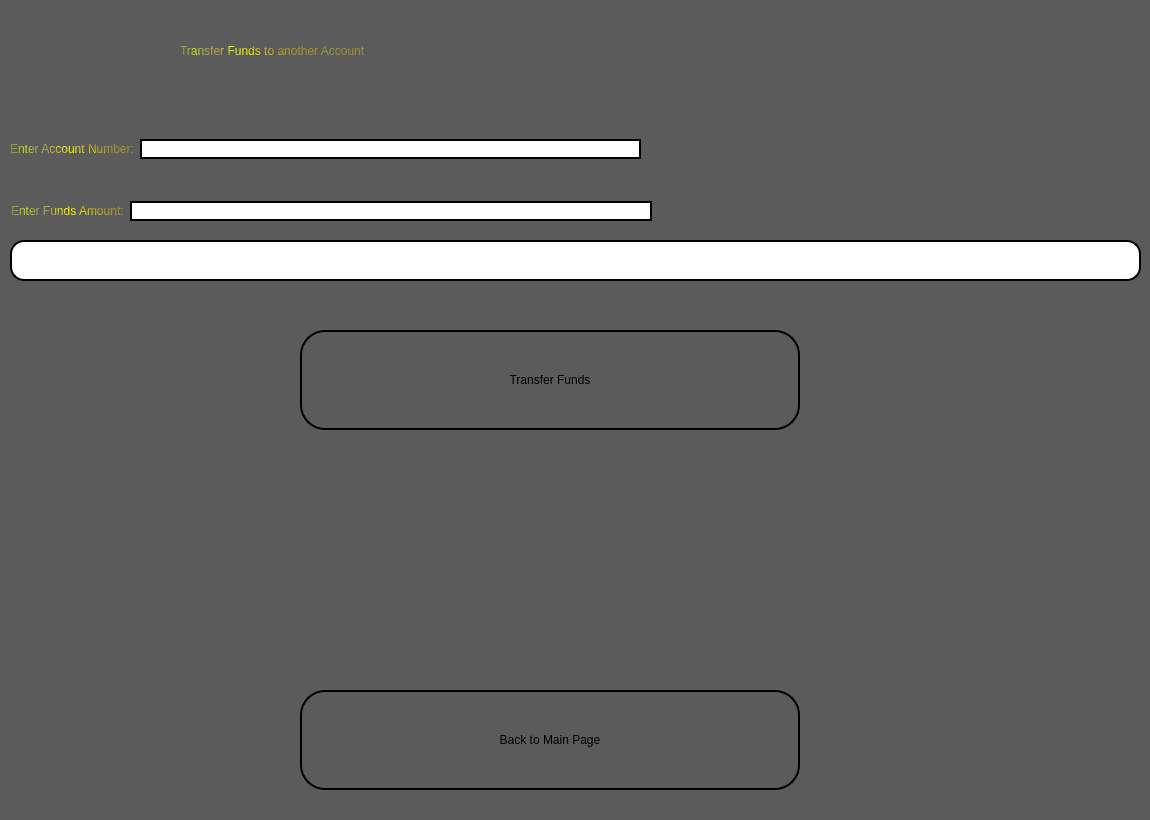
<?xml version="1.0" encoding="UTF-8"?>
<ui version="4.0">
 <class>Transfer_Funds</class>
 <widget class="QWidget" name="Transfer_Funds">
  <property name="geometry">
   <rect>
    <x>0</x>
    <y>0</y>
    <width>1150</width>
    <height>820</height>
   </rect>
  </property>
  <property name="windowTitle">
   <string>User - Transfer Funds to Another Account</string>
  </property>
  <property name="windowIcon">
   <iconset>
    <normaloff>C:/Users/Ahmed Mohammed/Desktop/Pictures/App_Icon.png</normaloff>C:/Users/Ahmed Mohammed/Desktop/Pictures/App_Icon.png</iconset>
  </property>
  <widget class="QLabel" name="Sign_In_Label">
   <property name="geometry">
    <rect>
     <x>0</x>
     <y>0</y>
     <width>1150</width>
     <height>820</height>
    </rect>
   </property>
   <property name="sizePolicy">
    <sizepolicy hsizetype="Fixed" vsizetype="Fixed">
     <horstretch>0</horstretch>
     <verstretch>0</verstretch>
    </sizepolicy>
   </property>
   <property name="styleSheet">
    <string notr="true">background-color: rgb(91, 91, 91);</string>
   </property>
   <property name="text">
    <string/>
   </property>
   <property name="pixmap">
    <pixmap>C:/Users/Ahmed Mohammed/Desktop/Pictures/ezgif-6-82dce513e7.png</pixmap>
   </property>
   <property name="scaledContents">
    <bool>true</bool>
   </property>
  </widget>
  <widget class="QLabel" name="label_3">
   <property name="geometry">
    <rect>
     <x>180</x>
     <y>20</y>
     <width>761</width>
     <height>61</height>
    </rect>
   </property>
   <property name="styleSheet">
    <string notr="true">color: rgb(255, 255, 255);
color: qconicalgradient(cx:0, cy:0, angle:135, stop:0 rgba(255, 255, 0, 69), stop:0.375 rgba(255, 255, 0, 69), stop:0.423533 rgba(251, 255, 0, 145), stop:0.45 rgba(247, 255, 0, 208), stop:0.477581 rgba(255, 244, 71, 130), stop:0.518717 rgba(255, 218, 71, 130), stop:0.55 rgba(255, 255, 0, 255), stop:0.57754 rgba(255, 203, 0, 130), stop:0.625 rgba(255, 255, 0, 69), stop:1 rgba(255, 255, 0, 69));
font: 3000 24pt &quot;Segoe Script&quot;;
</string>
   </property>
   <property name="text">
    <string>Transfer Funds to another Account</string>
   </property>
  </widget>
  <widget class="QPushButton" name="Back">
   <property name="geometry">
    <rect>
     <x>300</x>
     <y>690</y>
     <width>500</width>
     <height>100</height>
    </rect>
   </property>
   <property name="styleSheet">
    <string notr="true">border-color: qlineargradient(spread:pad, x1:0, y1:0, x2:1, y2:0, stop:0 rgba(0, 0, 0, 255), stop:1 rgba(255, 255, 255, 255));
font: 700 20pt &quot;Segoe Script&quot;;
color: qconicalgradient(cx:0.058, cy:0.636, angle:0, stop:0 rgba(91, 80, 0, 255), stop:0.16 rgba(136, 106, 22, 255), stop:0.168269 rgba(235, 219, 102, 255), stop:0.225 rgba(128, 105, 15, 255), stop:0.285 rgba(204, 181, 74, 255), stop:0.415 rgba(245, 236, 112, 255), stop:0.52 rgba(209, 190, 76, 255), stop:0.57 rgba(187, 156, 51, 255), stop:0.695 rgba(202, 174, 68, 255), stop:0.75 rgba(218, 202, 86, 255), stop:0.815 rgba(208, 187, 73, 255), stop:0.88 rgba(187, 156, 51, 255), stop:0.935 rgba(137, 108, 26, 255), stop:0.990385 rgba(119, 98, 14, 255), stop:1 rgba(35, 40, 3, 255));

color: qconicalgradient(cx:0.909, cy:1, angle:0, stop:0 rgba(217, 193, 0, 255), stop:0.16 rgba(136, 106, 22, 255), stop:0.168269 rgba(235, 219, 102, 255), stop:0.225 rgba(128, 105, 15, 255), stop:0.285 rgba(204, 181, 74, 255), stop:0.415 rgba(245, 236, 112, 255), stop:0.52 rgba(209, 190, 76, 255), stop:0.57 rgba(187, 156, 51, 255), stop:0.695 rgba(202, 174, 68, 255), stop:0.75 rgba(218, 202, 86, 255), stop:0.815 rgba(208, 187, 73, 255), stop:0.88 rgba(187, 156, 51, 255), stop:0.935 rgba(137, 108, 26, 255), stop:0.990385 rgba(119, 98, 14, 255), stop:1 rgba(35, 40, 3, 255));

border-radius: 25px; /* This should be half of the width/height */
border: 2px solid black; /* Optional: adds a visible border around the button */</string>
   </property>
   <property name="text">
    <string>Back to Main Page</string>
   </property>
  </widget>
  <widget class="QLineEdit" name="Process_LE">
   <property name="geometry">
    <rect>
     <x>10</x>
     <y>240</y>
     <width>1131</width>
     <height>41</height>
    </rect>
   </property>
   <property name="styleSheet">
    <string notr="true">border-color: qlineargradient(spread:pad, x1:0, y1:0, x2:1, y2:0, stop:0 rgba(0, 0, 0, 255), stop:1 rgba(255, 255, 255, 255));
font: 700 20pt &quot;Segoe Script&quot;;
color: qconicalgradient(cx:0.058, cy:0.636, angle:0, stop:0 rgba(91, 80, 0, 255), stop:0.16 rgba(136, 106, 22, 255), stop:0.168269 rgba(235, 219, 102, 255), stop:0.225 rgba(128, 105, 15, 255), stop:0.285 rgba(204, 181, 74, 255), stop:0.415 rgba(245, 236, 112, 255), stop:0.52 rgba(209, 190, 76, 255), stop:0.57 rgba(187, 156, 51, 255), stop:0.695 rgba(202, 174, 68, 255), stop:0.75 rgba(218, 202, 86, 255), stop:0.815 rgba(208, 187, 73, 255), stop:0.88 rgba(187, 156, 51, 255), stop:0.935 rgba(137, 108, 26, 255), stop:0.990385 rgba(119, 98, 14, 255), stop:1 rgba(35, 40, 3, 255));


border-radius: 14px; /* This should be half of the width/height */
border: 2px solid black; /* Optional: adds a visible border around the button */</string>
   </property>
  </widget>
  <widget class="QPushButton" name="pushButton">
   <property name="geometry">
    <rect>
     <x>300</x>
     <y>330</y>
     <width>500</width>
     <height>100</height>
    </rect>
   </property>
   <property name="styleSheet">
    <string notr="true">border-color: qlineargradient(spread:pad, x1:0, y1:0, x2:1, y2:0, stop:0 rgba(0, 0, 0, 255), stop:1 rgba(255, 255, 255, 255));
font: 700 20pt &quot;Segoe Script&quot;;
color: qconicalgradient(cx:0.058, cy:0.636, angle:0, stop:0 rgba(91, 80, 0, 255), stop:0.16 rgba(136, 106, 22, 255), stop:0.168269 rgba(235, 219, 102, 255), stop:0.225 rgba(128, 105, 15, 255), stop:0.285 rgba(204, 181, 74, 255), stop:0.415 rgba(245, 236, 112, 255), stop:0.52 rgba(209, 190, 76, 255), stop:0.57 rgba(187, 156, 51, 255), stop:0.695 rgba(202, 174, 68, 255), stop:0.75 rgba(218, 202, 86, 255), stop:0.815 rgba(208, 187, 73, 255), stop:0.88 rgba(187, 156, 51, 255), stop:0.935 rgba(137, 108, 26, 255), stop:0.990385 rgba(119, 98, 14, 255), stop:1 rgba(35, 40, 3, 255));

color: qconicalgradient(cx:0.909, cy:1, angle:0, stop:0 rgba(217, 193, 0, 255), stop:0.16 rgba(136, 106, 22, 255), stop:0.168269 rgba(235, 219, 102, 255), stop:0.225 rgba(128, 105, 15, 255), stop:0.285 rgba(204, 181, 74, 255), stop:0.415 rgba(245, 236, 112, 255), stop:0.52 rgba(209, 190, 76, 255), stop:0.57 rgba(187, 156, 51, 255), stop:0.695 rgba(202, 174, 68, 255), stop:0.75 rgba(218, 202, 86, 255), stop:0.815 rgba(208, 187, 73, 255), stop:0.88 rgba(187, 156, 51, 255), stop:0.935 rgba(137, 108, 26, 255), stop:0.990385 rgba(119, 98, 14, 255), stop:1 rgba(35, 40, 3, 255));

border-radius: 25px; /* This should be half of the width/height */
border: 2px solid black; /* Optional: adds a visible border around the button */</string>
   </property>
   <property name="text">
    <string>Transfer Funds</string>
   </property>
  </widget>
  <widget class="QWidget" name="layoutWidget">
   <property name="geometry">
    <rect>
     <x>10</x>
     <y>119</y>
     <width>631</width>
     <height>60</height>
    </rect>
   </property>
   <layout class="QHBoxLayout" name="horizontalLayout">
    <item>
     <widget class="QLabel" name="label">
      <property name="styleSheet">
       <string notr="true">color: qconicalgradient(cx:0, cy:0, angle:135, stop:0 rgba(255, 255, 0, 69), stop:0.375 rgba(255, 255, 0, 69), stop:0.423533 rgba(251, 255, 0, 145), stop:0.45 rgba(247, 255, 0, 208), stop:0.477581 rgba(255, 244, 71, 130), stop:0.518717 rgba(255, 218, 71, 130), stop:0.55 rgba(255, 255, 0, 255), stop:0.57754 rgba(255, 203, 0, 130), stop:0.625 rgba(255, 255, 0, 69), stop:1 rgba(255, 255, 0, 69));
font: 3000 16pt &quot;Segoe Script&quot;;</string>
      </property>
      <property name="text">
       <string>Enter Account Number:</string>
      </property>
     </widget>
    </item>
    <item>
     <widget class="QLineEdit" name="Account_Number_LE">
      <property name="styleSheet">
       <string notr="true">border-color: qlineargradient(spread:pad, x1:0, y1:0, x2:1, y2:0, stop:0 rgba(0, 0, 0, 255), stop:1 rgba(255, 255, 255, 255));
font: 700 20pt &quot;Segoe Script&quot;;
color: qconicalgradient(cx:0.058, cy:0.636, angle:0, stop:0 rgba(91, 80, 0, 255), stop:0.16 rgba(136, 106, 22, 255), stop:0.168269 rgba(235, 219, 102, 255), stop:0.225 rgba(128, 105, 15, 255), stop:0.285 rgba(204, 181, 74, 255), stop:0.415 rgba(245, 236, 112, 255), stop:0.52 rgba(209, 190, 76, 255), stop:0.57 rgba(187, 156, 51, 255), stop:0.695 rgba(202, 174, 68, 255), stop:0.75 rgba(218, 202, 86, 255), stop:0.815 rgba(208, 187, 73, 255), stop:0.88 rgba(187, 156, 51, 255), stop:0.935 rgba(137, 108, 26, 255), stop:0.990385 rgba(119, 98, 14, 255), stop:1 rgba(35, 40, 3, 255));


border-radius: 20px; /* This should be half of the width/height */
border: 2px solid black; /* Optional: adds a visible border around the button */</string>
      </property>
     </widget>
    </item>
   </layout>
  </widget>
  <widget class="QWidget" name="layoutWidget">
   <property name="geometry">
    <rect>
     <x>11</x>
     <y>181</y>
     <width>641</width>
     <height>60</height>
    </rect>
   </property>
   <layout class="QHBoxLayout" name="horizontalLayout_2">
    <item>
     <widget class="QLabel" name="label_2">
      <property name="styleSheet">
       <string notr="true">color: qconicalgradient(cx:0, cy:0, angle:135, stop:0 rgba(255, 255, 0, 69), stop:0.375 rgba(255, 255, 0, 69), stop:0.423533 rgba(251, 255, 0, 145), stop:0.45 rgba(247, 255, 0, 208), stop:0.477581 rgba(255, 244, 71, 130), stop:0.518717 rgba(255, 218, 71, 130), stop:0.55 rgba(255, 255, 0, 255), stop:0.57754 rgba(255, 203, 0, 130), stop:0.625 rgba(255, 255, 0, 69), stop:1 rgba(255, 255, 0, 69));
font: 3000 16pt &quot;Segoe Script&quot;;</string>
      </property>
      <property name="text">
       <string>Enter Funds Amount:</string>
      </property>
     </widget>
    </item>
    <item>
     <widget class="QLineEdit" name="Funds_Amount_LE">
      <property name="styleSheet">
       <string notr="true">border-color: qlineargradient(spread:pad, x1:0, y1:0, x2:1, y2:0, stop:0 rgba(0, 0, 0, 255), stop:1 rgba(255, 255, 255, 255));
font: 700 20pt &quot;Segoe Script&quot;;
color: qconicalgradient(cx:0.058, cy:0.636, angle:0, stop:0 rgba(91, 80, 0, 255), stop:0.16 rgba(136, 106, 22, 255), stop:0.168269 rgba(235, 219, 102, 255), stop:0.225 rgba(128, 105, 15, 255), stop:0.285 rgba(204, 181, 74, 255), stop:0.415 rgba(245, 236, 112, 255), stop:0.52 rgba(209, 190, 76, 255), stop:0.57 rgba(187, 156, 51, 255), stop:0.695 rgba(202, 174, 68, 255), stop:0.75 rgba(218, 202, 86, 255), stop:0.815 rgba(208, 187, 73, 255), stop:0.88 rgba(187, 156, 51, 255), stop:0.935 rgba(137, 108, 26, 255), stop:0.990385 rgba(119, 98, 14, 255), stop:1 rgba(35, 40, 3, 255));


border-radius: 20px; /* This should be half of the width/height */
border: 2px solid black; /* Optional: adds a visible border around the button */</string>
      </property>
     </widget>
    </item>
   </layout>
  </widget>
 </widget>
 <resources/>
 <connections>
  <connection>
   <sender>Back</sender>
   <signal>clicked()</signal>
   <receiver>Process_LE</receiver>
   <slot>clear()</slot>
   <hints>
    <hint type="sourcelabel">
     <x>417</x>
     <y>747</y>
    </hint>
    <hint type="destinationlabel">
     <x>99</x>
     <y>254</y>
    </hint>
   </hints>
  </connection>
  <connection>
   <sender>Back</sender>
   <signal>clicked()</signal>
   <receiver>Funds_Amount_LE</receiver>
   <slot>clear()</slot>
   <hints>
    <hint type="sourcelabel">
     <x>533</x>
     <y>741</y>
    </hint>
    <hint type="destinationlabel">
     <x>528</x>
     <y>197</y>
    </hint>
   </hints>
  </connection>
  <connection>
   <sender>Back</sender>
   <signal>clicked()</signal>
   <receiver>Account_Number_LE</receiver>
   <slot>clear()</slot>
   <hints>
    <hint type="sourcelabel">
     <x>596</x>
     <y>735</y>
    </hint>
    <hint type="destinationlabel">
     <x>613</x>
     <y>152</y>
    </hint>
   </hints>
  </connection>
 </connections>
</ui>
